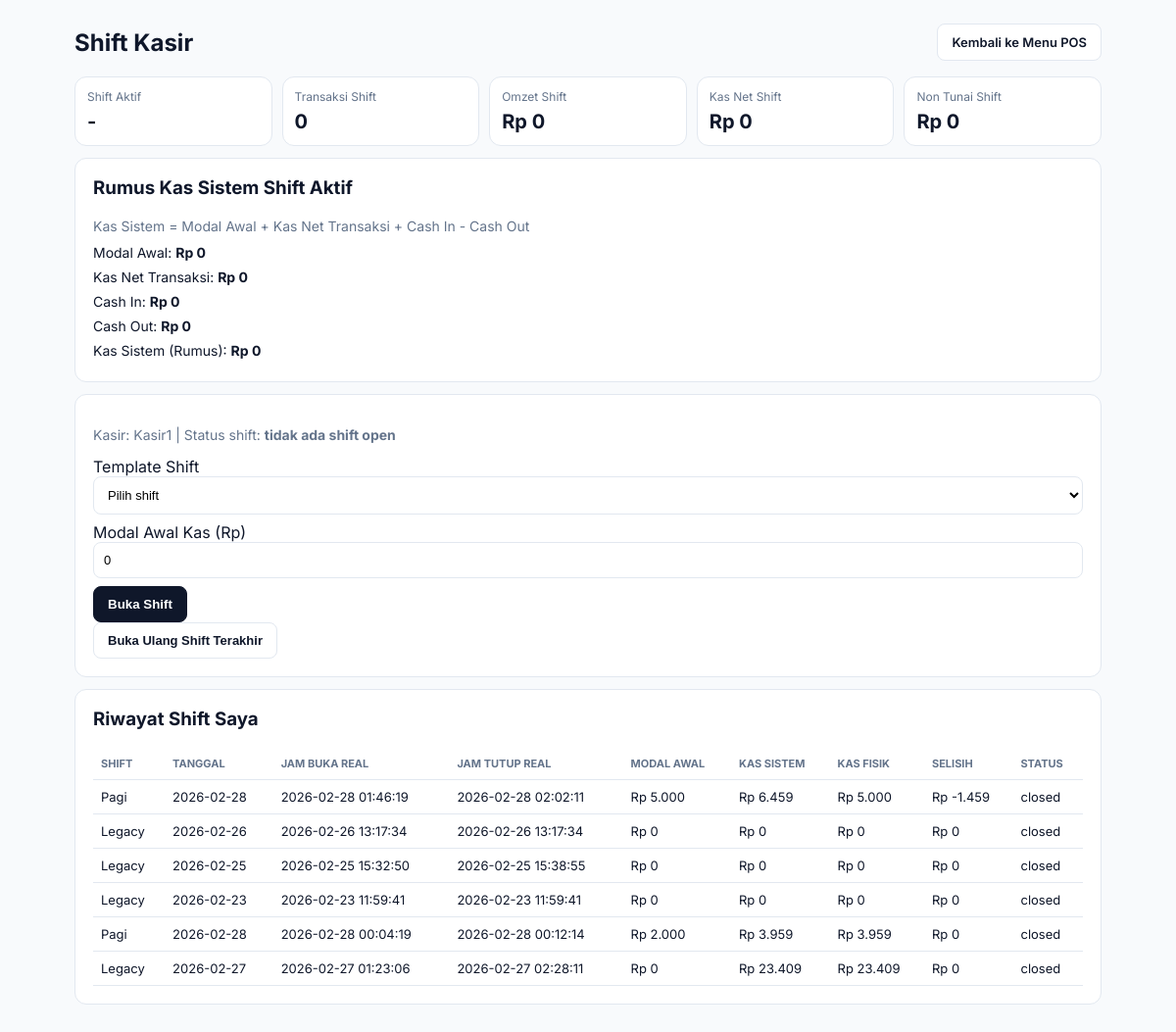
The app's page /POS/tutup_kasir.php (signed in) with its own data.
### tables this page shows
CREATE TABLE `kasir_shift` (
  `shift_id` bigint(20) NOT NULL AUTO_INCREMENT,
  `toko_id` bigint(20) NOT NULL,
  `kasir_id` bigint(20) NOT NULL,
  `device_id` bigint(20) DEFAULT NULL,
  `shift_template_id` bigint(20) DEFAULT NULL,
  `tanggal_shift` date NOT NULL,
  `jam_buka_real` datetime DEFAULT NULL,
  `jam_tutup_real` datetime DEFAULT NULL,
  `jam_buka` datetime NOT NULL DEFAULT current_timestamp(),
  `jam_tutup` datetime DEFAULT NULL,
  `modal_awal` decimal(15,2) NOT NULL DEFAULT 0.00,
  `kas_sistem` decimal(15,2) NOT NULL DEFAULT 0.00,
  `kas_fisik` decimal(15,2) NOT NULL DEFAULT 0.00,
  `selisih` decimal(15,2) NOT NULL DEFAULT 0.00,
  `status` enum('open','closed') NOT NULL DEFAULT 'open',
  `catatan` text DEFAULT NULL,
  `dibuat_pada` timestamp NOT NULL DEFAULT current_timestamp(),
  PRIMARY KEY (`shift_id`),
  KEY `idx_shift_toko_tanggal` (`toko_id`,`tanggal_shift`),
  KEY `idx_shift_status` (`status`),
  KEY `fk_shift_kasir` (`kasir_id`),
  KEY `fk_shift_device` (`device_id`),
  KEY `idx_shift_template` (`shift_template_id`),
  CONSTRAINT `fk_kasir_shift_template` FOREIGN KEY (`shift_template_id`) REFERENCES `shift_template` (`template_id`) ON DELETE SET NULL,
  CONSTRAINT `fk_shift_device` FOREIGN KEY (`device_id`) REFERENCES `device` (`device_id`) ON DELETE SET NULL,
  CONSTRAINT `fk_shift_kasir` FOREIGN KEY (`kasir_id`) REFERENCES `pengguna` (`pengguna_id`),
  CONSTRAINT `fk_shift_toko` FOREIGN KEY (`toko_id`) REFERENCES `toko` (`toko_id`) ON DELETE CASCADE
);

### inc/db.php (called while the page is built, shortened)
<?php
class Database {
    private $conn;
    public function __construct($host, $user, $pass, $name, $port = 3306) {
        $this->conn = new mysqli($host, $user, $pass, $name, $port);
        $this->conn->set_charset("utf8mb4");
    }
    public function prepare($sql) {
        return $this->conn->prepare($sql);
    }
}
$pos_db = new Database(DB_POS_HOST, DB_POS_USER, DB_POS_PASS, DB_POS_NAME, DB_POS_PORT);

### inc/pos_saas_schema.php (called while the page is built, shortened)
<?php
require_once __DIR__ . '/db.php';
function get_open_shift(Database $db, int $tokoId, int $kasirId): ?array {
    $st = $db->prepare("
        SELECT *
        FROM kasir_shift
        WHERE toko_id = ?
          AND kasir_id = ?
          AND status = 'open'
        ORDER BY shift_id DESC
        LIMIT 1
    ");
    $st->bind_param('ii', $tokoId, $kasirId);
    $st->execute();
    $row = $st->get_result()->fetch_assoc();
    return $row ?: null;
}

### public/POS/tutup_kasir.php (the view, shortened to what this page needs)
<?php
require_once '../../inc/db.php';
require_once '../../inc/pos_saas_schema.php';
$tokoId = (int)($_SESSION['toko_id'] ?? 0);
$userId = (int)($_SESSION['pengguna_id'] ?? 0);
$userNama = (string)($_SESSION['pengguna_nama'] ?? 'User');
function rupiah(float $n): string {
    return 'Rp ' . number_format($n, 0, ',', '.');
}
$shift = get_open_shift($pos_db, $tokoId, $userId);
$activeSummary = ['trx' => 0, 'omzet' => 0, 'cash' => 0, 'non_tunai' => 0, 'piutang' => 0];
$cashInView = 0.0;
$cashOutView = 0.0;
$modalAwalView = (float)($shift['modal_awal'] ?? 0);
$kasSistemRumusView = $modalAwalView + (float)$activeSummary['cash'] + $cashInView - $cashOutView;
$stHist = $pos_db->prepare("
    SELECT s.shift_id, s.tanggal_shift, s.jam_buka_real, s.jam_tutup_real, s.modal_awal, s.kas_sistem, s.kas_fisik, s.selisih, s.status,
           COALESCE(tpl.nama_shift, '-') AS nama_shift
    FROM kasir_shift s
    LEFT JOIN shift_template tpl ON tpl.template_id = s.shift_template_id
    WHERE s.toko_id = ?
      AND s.kasir_id = ?
    ORDER BY s.shift_id DESC
    LIMIT 20
");
$stHist->bind_param('ii', $tokoId, $userId);
$stHist->execute();
$history = $stHist->get_result()->fetch_all(MYSQLI_ASSOC);
?>
<!doctype html>
<html lang="id">
<head>
</head>
<body>
    <div class="wrap">
        <div class="head">
            <h1>Shift Kasir</h1>
            <a href="index.php" class="btn">Kembali ke Menu POS</a>
        </div>
        <div class="grid">
            <div class="stat"><small>Shift Aktif</small><strong><?= $shift ? ('#' . (int)$shift['shift_id']) : '-' ?></strong></div>
            <div class="stat"><small>Transaksi Shift</small><strong><?= number_format($activeSummary['trx']) ?></strong></div>
            <div class="stat"><small>Omzet Shift</small><strong><?= rupiah($activeSummary['omzet']) ?></strong></div>
            <div class="stat"><small>Kas Net Shift</small><strong><?= rupiah($activeSummary['cash']) ?></strong></div>
            <div class="stat"><small>Non Tunai Shift</small><strong><?= rupiah($activeSummary['non_tunai']) ?></strong></div>
        </div>
        <div class="card">
            <h3 style="margin-top:0;">Rumus Kas Sistem Shift Aktif</h3>
            <p class="muted" style="margin-bottom:6px;">Kas Sistem = Modal Awal + Kas Net Transaksi + Cash In - Cash Out</p>
            <p style="font-size:14px;line-height:1.8;margin:0;">
                Modal Awal: <strong><?= rupiah($modalAwalView) ?></strong><br>
                Kas Net Transaksi: <strong><?= rupiah((float)$activeSummary['cash']) ?></strong><br>
                Cash In: <strong><?= rupiah($cashInView) ?></strong><br>
                Cash Out: <strong><?= rupiah($cashOutView) ?></strong><br>
                Kas Sistem (Rumus): <strong><?= rupiah($kasSistemRumusView) ?></strong>
            </p>
        </div>
        <div class="card">
            <p class="muted">Kasir: <?= htmlspecialchars($userNama) ?> | Status shift:
                <strong><?= $shift ? htmlspecialchars((string)$shift['status']) : 'tidak ada shift open' ?></strong>
            </p>
            <?php if (!$shift): ?>
                <form method="post">
                    <label>Template Shift</label>
                    <select name="shift_template_id" required>
                        <option value="">Pilih shift</option>
                    </select>
                    <label>Modal Awal Kas (Rp)</label>
                    <input type="number" name="modal_awal" min="0" step="0.01" value="0" required>
                    <button type="submit" class="btn-submit">Buka Shift</button>
                </form>
                <form method="post" onsubmit="return confirm('Buka ulang shift closed terakhir?')">
                    <button type="submit" class="btn">Buka Ulang Shift Terakhir</button>
                </form>
            <?php endif; ?>
        </div>
        <div class="card">
            <h3 style="margin-top:0;">Riwayat Shift Saya</h3>
            <table>
                <thead>
                    <tr>
                        <th>Shift</th>
                        <th>Tanggal</th>
                        <th>Jam Buka Real</th>
                        <th>Jam Tutup Real</th>
                        <th>Modal Awal</th>
                        <th>Kas Sistem</th>
                        <th>Kas Fisik</th>
                        <th>Selisih</th>
                        <th>Status</th>
                    </tr>
                </thead>
                <tbody>
                    <?php if (!$history): ?>
                        <tr><td colspan="9" class="muted">Belum ada riwayat shift.</td></tr>
                    <?php else: foreach ($history as $h): ?>
                        <tr>
                            <td><?= htmlspecialchars((string)$h['nama_shift']) ?></td>
                            <td><?= htmlspecialchars((string)$h['tanggal_shift']) ?></td>
                            <td><?= htmlspecialchars((string)($h['jam_buka_real'] ?? '-')) ?></td>
                            <td><?= htmlspecialchars((string)($h['jam_tutup_real'] ?? '-')) ?></td>
                            <td><?= rupiah((float)$h['modal_awal']) ?></td>
                            <td><?= rupiah((float)$h['kas_sistem']) ?></td>
                            <td><?= rupiah((float)$h['kas_fisik']) ?></td>
                            <td><?= rupiah((float)$h['selisih']) ?></td>
                            <td><?= htmlspecialchars((string)$h['status']) ?></td>
                        </tr>
                    <?php endforeach; endif; ?>
                </tbody>
            </table>
        </div>
    </div>
</body>
</html>

### public/POS/tutup_kasir.php (style rules this page uses)
:root { --bg: #f8fafc; --border: #e2e8f0; --text: #0f172a; --muted: #64748b; }
* { box-sizing: border-box; }
body { margin: 0; font-family: 'Inter', sans-serif; background: var(--bg); color: var(--text); }
.wrap { max-width: 1080px; margin: 0 auto; padding: 24px 16px; }
.grid { display: grid; grid-template-columns: repeat(auto-fit, minmax(180px, 1fr)); gap: 10px; margin-bottom: 12px; }
.stat { background: #fff; border: 1px solid var(--border); border-radius: 12px; padding: 12px; }
.stat small { color: var(--muted); display: block; margin-bottom: 6px; font-size: 12px; }
.stat strong { font-size: 20px; }
.head { display: flex; justify-content: space-between; align-items: center; gap: 12px; margin-bottom: 16px; }
h1 { margin: 0; font-size: 24px; }
.btn { text-decoration: none; border: 1px solid var(--border); background: #fff; color: var(--text); border-radius: 8px; padding: 10px 14px; font-size: 13px; font-weight: 600; }
.card { background: #fff; border: 1px solid var(--border); border-radius: 12px; padding: 18px; margin-bottom: 12px; }
textarea, input[type="number"], input[type="text"], select { width: 100%; border: 1px solid var(--border); border-radius: 8px; padding: 10px; font-size: 13px; margin-bottom: 8px; background: #fff; }
.btn-submit { border: 1px solid #0f172a; background: #0f172a; color: #fff; border-radius: 8px; padding: 10px 14px; font-weight: 700; cursor: pointer; }
table { width: 100%; border-collapse: collapse; font-size: 13px; }
th, td { border-bottom: 1px solid var(--border); padding: 9px 8px; text-align: left; }
th { font-size: 11px; text-transform: uppercase; color: var(--muted); }
.muted { color: var(--muted); font-size: 14px; }

### records on screen
kasir_shift: nama_shift "Pagi", tanggal_shift "2026-02-28", jam_buka_real "2026-02-28 01:46:19", jam_tutup_real "2026-02-28 02:02:11", modal_awal "Rp 5.000", kas_sistem "Rp 6.459", kas_fisik "Rp 5.000", selisih "Rp -1.459", status "closed"
kasir_shift: nama_shift "Legacy", tanggal_shift "2026-02-26", jam_buka_real "2026-02-26 13:17:34", jam_tutup_real "2026-02-26 13:17:34", modal_awal "Rp 0", kas_sistem "Rp 0", kas_fisik "Rp 0", selisih "Rp 0", status "closed"
kasir_shift: nama_shift "Legacy", tanggal_shift "2026-02-25", jam_buka_real "2026-02-25 15:32:50", jam_tutup_real "2026-02-25 15:38:55", modal_awal "Rp 0", kas_sistem "Rp 0", kas_fisik "Rp 0", selisih "Rp 0", status "closed"
kasir_shift: nama_shift "Legacy", tanggal_shift "2026-02-23", jam_buka_real "2026-02-23 11:59:41", jam_tutup_real "2026-02-23 11:59:41", modal_awal "Rp 0", kas_sistem "Rp 0", kas_fisik "Rp 0", selisih "Rp 0", status "closed"
kasir_shift: nama_shift "Pagi", tanggal_shift "2026-02-28", jam_buka_real "2026-02-28 00:04:19", jam_tutup_real "2026-02-28 00:12:14", modal_awal "Rp 2.000", kas_sistem "Rp 3.959", kas_fisik "Rp 3.959", selisih "Rp 0", status "closed"
kasir_shift: nama_shift "Legacy", tanggal_shift "2026-02-27", jam_buka_real "2026-02-27 01:23:06", jam_tutup_real "2026-02-27 02:28:11", modal_awal "Rp 0", kas_sistem "Rp 23.409", kas_fisik "Rp 23.409", selisih "Rp 0", status "closed"

### other values on screen
$activeSummary['trx'] "0"
rupiah($activeSummary['omzet']) "Rp 0"
rupiah($activeSummary['cash']) "Rp 0"
rupiah($activeSummary['non_tunai']) "Rp 0"
rupiah($modalAwalView) "Rp 0"
rupiah((float)$activeSummary['cash']) "Rp 0"
rupiah($cashInView) "Rp 0"
rupiah($cashOutView) "Rp 0"
rupiah($kasSistemRumusView) "Rp 0"
$userNama "Kasir1"
